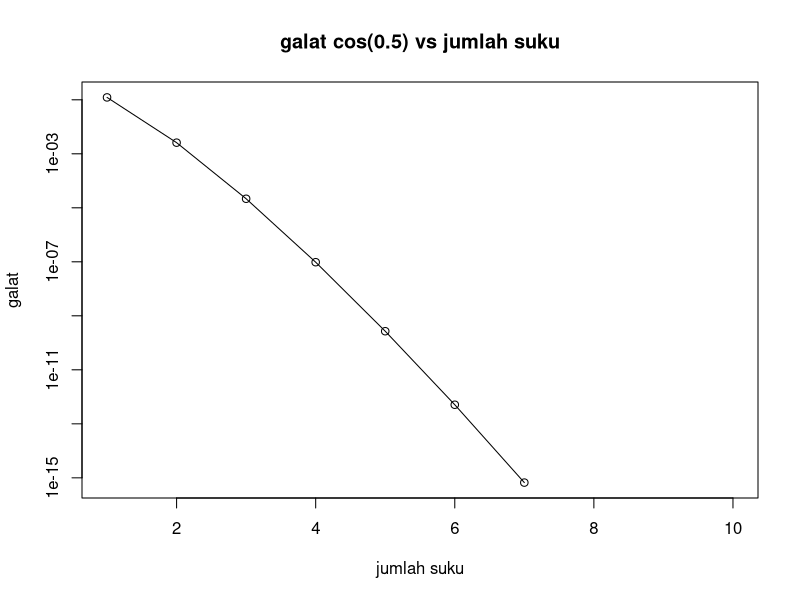

Reproduce this figure in R.
x <- 0.5
nilai_eksak <- cos(x)
maks_suku <- 10
suku_list <- 1:maks_suku
galat_list <- numeric(maks_suku)
hampiran <- 0

for (n in 0:(maks_suku - 1)) {
  term <- ((-1)^n * x^(2*n)) / factorial(2*n)
  hampiran <- hampiran + term
  galat_list[n + 1] <- abs(nilai_eksak - hampiran)
}
data_grafik <- data.frame(
  Jumlah_Suku = suku_list,
  Galat_Absolut = galat_list
)

print(data_grafik)

plot(data_grafik$Jumlah_Suku, data_grafik$Galat_Absolut,
     type="o", log="y",
     main="galat cos(0.5) vs jumlah suku",
     xlab="jumlah suku", ylab="galat")
